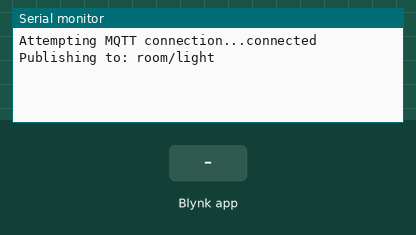
Recording of a sketch running on a simulated ESP8266 (NodeMCU). Shown: the last lines printed to the serial monitor. Inputs (shaded band) come from the test bench. WiFi joins after 1.5 s; servers stay silent unless stated; no MQTT or app messages arrive unless stated.

Above: at 3.0 s.
3.1 s: Blynk app writes 1 to V2
At 3.9 s:
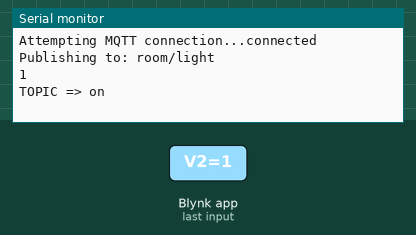
4.6 s: Blynk app writes 0 to V2
At 5.1 s:
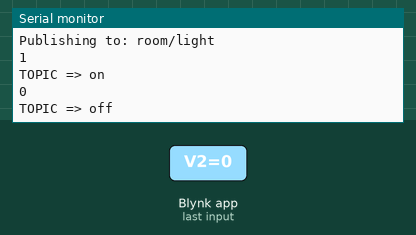
6.1 s: Blynk app writes 200 to V2
At 7.4 s:
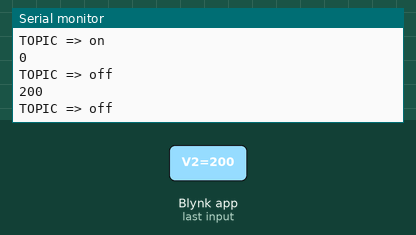

Measured:
- after the input at 3.1 s, the serial monitor: prints a new line at once (image 1)
- after the input at 4.6 s, the serial monitor: prints a new line at once (image 2)
- after the input at 6.1 s, the serial monitor: prints a new line at once (image 3)

The sketch:

NodeMCU_Blynk_Virtual_Trigger.ino.ino
```cpp
/*
 *  Description
 *
 *  Input
 *    V2 :  Blynk Virtual Pin 2  : Virtual Button
 *
 *  Output
 *    V3  : Blynk Virtual Pin 3  : Virtual LED
 *
 *
 */

// LIBRARIES //
#define BLYNK_PRINT Serial

#include <ESP8266WiFi.h>
#include <BlynkSimpleEsp8266.h>

#include <PubSubClient.h>

// GLOBAL VARIABLES //
char auth[] = "U-zQXrRDuQ6taLOWfWVOZrgJTCLa3Zde";
char ssid[] = "BELL950";
char pass[] = "POUDLARD7438";
const char *ID = "Example_Switch";  // Name of our device, must be unique
const char *TOPIC = "room/light";  // Topic to subcribe to

// VARIABLES //
int virtualBtnState = 0;

// BLYNK OBJECTS //
WidgetLED ledV3(V3);

// MQTT OBJECTS //
IPAddress broker(192,168,2,12); // IP address of your MQTT broker eg. 192.168.1.50
WiFiClient wclient;
PubSubClient client(wclient); // Setup MQTT client

// FUNCTIONS //

// This function will be called every time Button Widget
// in Blynk app writes values to the Virtual Pin V2
BLYNK_WRITE(V2) {
  int virtualBtnState = param.asInt(); // assigning incoming value from pin V2 to a variable

  Serial.println(virtualBtnState);
  //if (virtualBtnState == 1) {
  //  Serial.println("on");
  //  Blynk.virtualWrite(V3, 0);
  //} else {
  //  Serial.println("off");
  //  Blynk.virtualWrite(V3, 1023);
  //}

  // If state has changed...
  if (virtualBtnState == 1) {
    ledV3.on();
    client.publish(TOPIC, "on");
    Serial.println("TOPIC"   " => on");
  } else {
    ledV3.off();
    Serial.println("TOPIC"   " => off");
    client.publish(TOPIC, "off");
  }

}

void reconnect() {
  // Loop until we're reconnected
  while (!client.connected()) {
    Serial.print("Attempting MQTT connection...");
    // Attempt to connect
    if (client.connect(ID)) {
      Serial.println("connected");
      Serial.print("Publishing to: ");
      Serial.println(TOPIC);
      Serial.println('\n');

    } else {
      Serial.println(" try again in 5 seconds");
      // Wait 5 seconds before retrying
      delay(5000);
    }
  }
}

// STRUCTURE SKETCH SETUP //
void setup() {
  // Debug console
  Serial.begin(9600);

  Blynk.begin(auth, ssid, pass);

  client.setServer(broker, 1883);
}

// STRUCTURE SKETCH LOOP //
void loop() {
  Blynk.run();

  if (!client.connected())  // Reconnect if connection is lost
  {
    reconnect();
  }
  client.loop();

}
```
